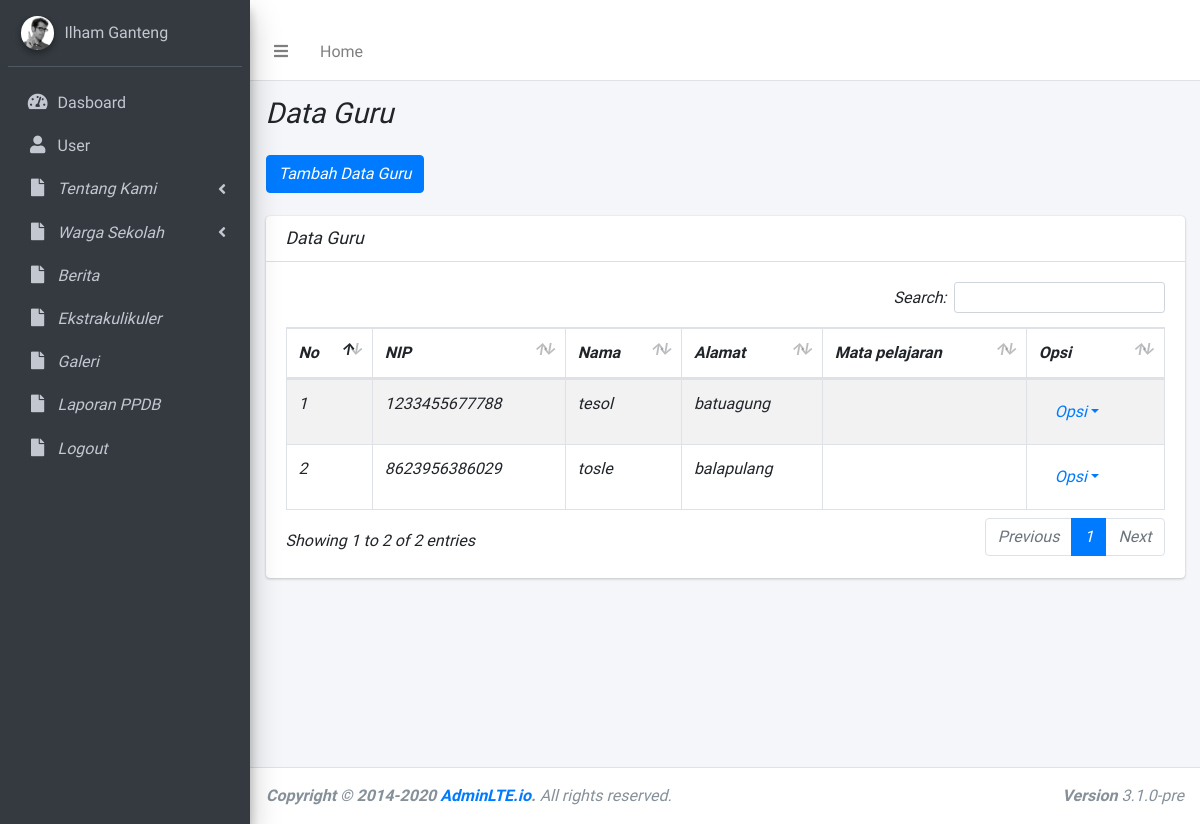
The page /index.php/data/data_guru on the database its author committed.
### tables this page shows
CREATE TABLE `tb_guru` (
  `id_guru` int(11) NOT NULL,
  `nip` varchar(16) NOT NULL,
  `nama` varchar(25) NOT NULL,
  `alamat` varchar(25) NOT NULL,
  `jk` varchar(10) NOT NULL,
  `mata_pelajaran` varchar(20) NOT NULL
);

### application/controllers/Data.php (called while the page is built, shortened)
<?php
class Data extends CI_Controller
{
	public function data_guru()
	{
		$data['judul'] = "Data Guru";
		$this->load->model('Model_guru');
		$data['dataguru'] = $this->Model_guru->dataguru();
		$this->load->view('template/header', $data);
		$this->load->view('template/topbar');
		$this->load->view('template/sidebar');
		$this->load->view('data/dataguru');
		$this->load->view('template/footer');
	}
}

### index.php (called while the page is built, shortened)
<?php
require_once BASEPATH . 'core/CodeIgniter.php';

### application/models/Model_guru.php (called while the page is built, shortened)
<?php
class Model_guru extends CI_Model
{
    public function dataguru()
    {
        return $this->db->get('tb_guru')->result_array();
    }
}

### application/views/data/dataguru.php (the view, shortened to what this page needs)
<div class="content-wrapper">
  <div class="content-header">
    <div class="container-fluid">
      <div class="row mb-2">
        <div class="col-sm-6">
          <h1 class="m-0">Data Guru</h1><br>
          <a class="btn btn-primary" href="<?= base_url("Data/tambahdataguru") ?>">Tambah Data Guru</a>
        </div>
        <div class="col-sm-6">
        </div>
      </div>
    </div>
  </div>
  <section class="content">
    <div class="container-fluid">
      <div class="row">
        <div class="col-12">
          <div class="card">
            <div class="card-header">
              <h3 class="card-title"><?= $judul; ?></h3>
            </div>
            <div class="card-body">
              <table id="example1" class="table table-bordered table-striped">
                <thead>
                  <tr>
                    <th>No</th>
                    <th>NIP</th>
                    <th>Nama</th>
                    <th>Alamat</th>
                    <th>Mata pelajaran</th>
                    <th>Opsi</th>
                  </tr>
                </thead>
                <tbody>
                  <?php $nomer = 1; ?>
                  <?php foreach ($dataguru as $siswa) : ?>
                    <tr>
                      <td><?= $nomer; ?></td>
                      <td><?= $siswa["nip"]; ?></td>
                      <td><?= $siswa["nama"]; ?></td>
                      <td><?= $siswa["alamat"]; ?></td>
                      <td><?= $siswa["mapel"]; ?></td>
                      <td>
                        <a class="nav-link dropdown-toggle" href="#" id="navbarDropdownMenuLink" role="button" data-toggle="dropdown" aria-haspopup="true" aria-expanded="false">Opsi</a>
                      </td>
                    </tr>
                    <?php $nomer++; ?>
                  <?php endforeach; ?>
                </tbody>
              </table>
            </div>
          </div>
        </div>
      </div>
    </div>
  </section>
</div>

### rows shown on the page
tb_guru: nip "1233455677788", nama "tesol", alamat "batuagung"
tb_guru: nip "8623956386029", nama "tosle", alamat "balapulang"

### other values the page prints
$judul "Data Guru"
